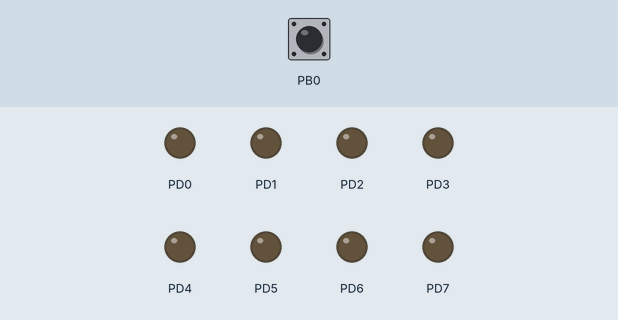
Simulated run of this program. Board: ATmega8, built with avr-gcc and emulated at 8 MHz. Shown: output pins drawn as LEDs (lit = HIGH). Inputs (shaded band) come from the test bench; at power-on: PB0 HIGH.

Above: at 1.2 s.
1.3 s: PB0 pulled LOW for 0.15 s
At 1.37 s:
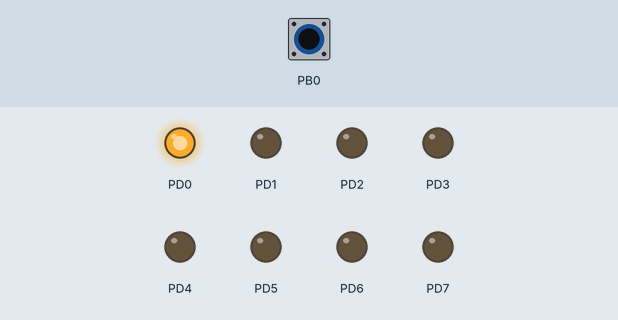
2.9 s: PB0 pulled LOW for 3.2 s
At 7.1 s:
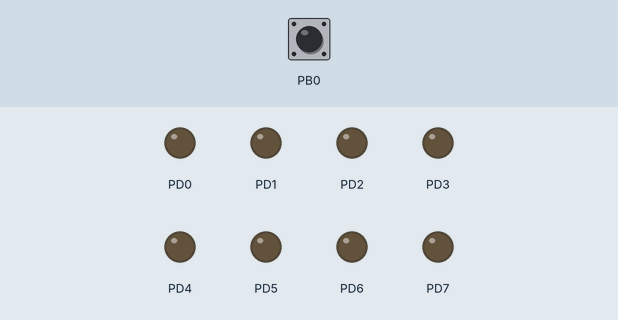
Timing chart, 0 to 8.6 s (numbered marks = the images above; inputs shaded):
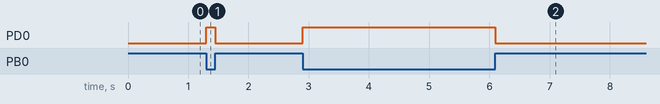

The program:

main.c
```c
#define F_CPU 8000000L
#include <avr/io.h>
#include <util/delay.h>

int main(void)
{
	//	unsigned char i;
	unsigned char butcount=0;
	DDRD = 0xFF;
	DDRB = 0x00;
	PORTD = 0b00000000;
	PORTB = 0b00000001;
	while(1)
	{
		if (!(PINB&0b00000001))
		{
			if(butcount < 5) // íàæàòèå
			{
				butcount++;
			}
			else
			{
				PORTD = 0b00000001;
			}
		}
		else
		{
			if(butcount > 0) // îòæàòèå
			{
				butcount--;
			}
			else
			{
				PORTD = 0b00000000;
			}
		}
		// 		for(i=0;i<=7;i++)
		// 		{
		// 			PORTD = (1<<i);
		// 			_delay_ms(500);
		// 		}
	}
}
```

Measured:
- after the input at 1.3 s, PD0: LOW → HIGH at once, → LOW 0.15 s later
- after the input at 2.9 s, PD0: LOW → HIGH at once, → LOW 3.2 s later
